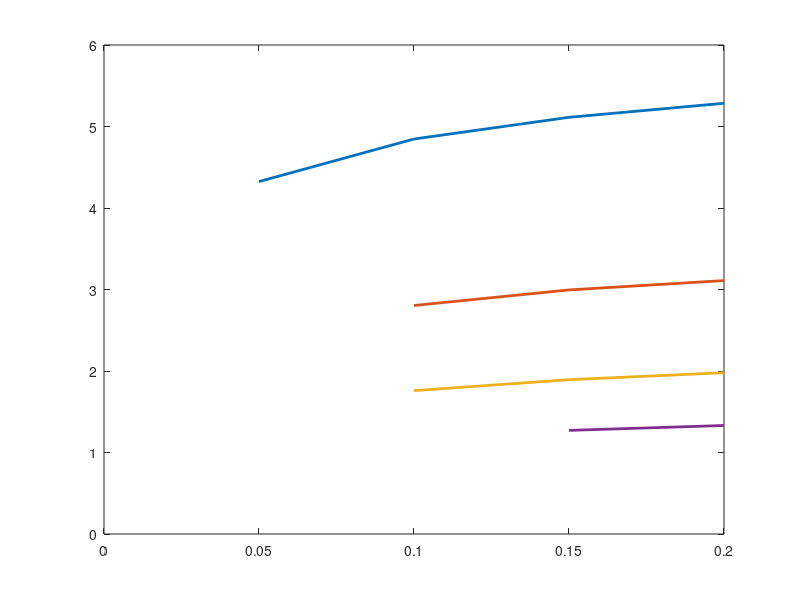

Recreate this plot in MATLAB.
%% RAHUL GOYAL LAB5
% ME 328 Fall 2018 - Lab Assignment #5
%
% *Author:* RAHUL GOYAL
%
% California Polytechnic State University, San Luis Obispo, CA
%
% *Date Created:* December 04, 2018
%
% *Date Modified:* December 11, 2018
%
% *Description:*
% The critical section for fatigue failure on a shaft has been determined
% to be the location of the notch radius. To aid in the design of the shaft
% generate curves showing the effect on the factor of safety of varying the
% diameter of the stepped down portion, d, and the radius of the notch, r.



%% Reset
close all;
clear all;
clc;



%% Constants / Given Values

D_d = [1.25, 1.5, 1.75, 2.0, 2.25, 2.5];
r_d = [0.05, 0.10, 0.15, 0.20];



%% Input Parameters

D = 3;                          %
L = 5;                          %
a = 10;                         % 
P_a = 0.75;                     % (kips)
P_m = 1.5;                      % (kips)

S_ut = 210;                     % Strength, ultimate (ksi)
S_y  = 180;                     % Strength, yield (ksi)

% k_a = 1.34*S_ut^-0.085;         % Surface Factor (ground)
k_a = 2.70*S_ut^-0.265;         % Surface Factor (machined)



%% Analysis

% Create factor of safety matrix
FOS = zeros(length(D_d), length(r_d));

S_ep = S_ut / 2;                % Endurance Limit Prime
if S_ep > 100
    S_ep = 100;
end

k_c = 1;                        % Loading Factor
k_d = 1;                        % Temperature Factor
k_e = 1;                        % Reliability Factor

for i = 1:length(D_d)
    d = D / D_d(i);
    
    % Size Factor (k_b)
    if (0.11 <= d) && (d <= 2)
        k_b = (d/0.3)^-0.107;
    elseif (0.2 < d) && (d <= 10)
        k_b = 0.91*d^-0.157;
    else
        k_b = 0;
        disp("Stepped-down diameter out of range for k_b calculation!");
        disp("The stepped-down diameter is: " + d);
    end
    
    % Enduance Limit
    S_e = S_ep * k_a * k_b * k_c * k_d * k_e;
    
    % Alternating Stress
    % Stress from Bending (M * c / I)
    sigma_a = (P_a*L) * (d/2) / (pi/4*(d/2)^4);
    % Stress from Torsion (T * r / J)
    tau_a = (P_a*a) * (d/2) / (pi/2*(d/2)^4);
    % Alternating Stress Prime
    % Changes with notch radius, calculated below.

    % Mean Stress
    % Stress from Bending (M * c / I)
    sigma_m = (P_m*L) * (d/2) / (pi/4*(d/2)^4);
    % Stress from Torsion (T * r / J)
    tau_m = (P_m*a) * (d/2) / (pi/2*(d/2)^4);
    % Mean Stress Prime
    sigma_mp = sqrt(sigma_m^2 + 3*tau_m^2);
    
    % Miscellaneous Factors (k_f)
    h = (D - d) / 2;
    for j = 1:length(r_d)
        r = r_d(j) * d;
        
        % Stress Concentration Factor
        % https://www.amesweb.info/
        % StressConcentrationFactor/SteppedShaftWithShoulderFillet.aspx
        
        % Bending
        if (0.1 <= h/r) && (h/r <= 2.0)
            C_1 =  0.947 + 1.206*sqrt(h/r) - 0.131*h/r;
            C_2 =  0.022 - 3.405*sqrt(h/r) + 0.915*h/r;
            C_3 =  0.869 + 1.777*sqrt(h/r) - 0.555*h/r;
            C_4 = -0.810 + 0.422*sqrt(h/r) - 0.260*h/r;
            k_t = C_1 + C_2*(2*h/D) + C_3*(2*h/D)^2 + C_4*(2*h/D)^3;
        elseif (2.0 < h/r) && (h/r <= 20.0)
            C_1 =  1.232 + 0.832*sqrt(h/r) - 0.008*h/r;
            C_2 = -3.813 + 0.968*sqrt(h/r) - 0.260*h/r;
            C_3 =  7.423 - 4.868*sqrt(h/r) + 0.869*h/r;
            C_4 = -3.839 + 3.070*sqrt(h/r) - 0.600*h/r;
            k_t = C_1 + C_2*(2*h/D) + C_3*(2*h/D)^2 + C_4*(2*h/D)^3;            
        else
            k_t = 0;            
            disp("h/r ratio out of range for k_t calculation!");
            disp("The h/r ratio is: " + h/r);
        end
        
        % Torsion
        if (0.25 <= h/r) && (h/r <= 4.0)
            C_1 =  0.905 + 0.783*sqrt(h/r) - 0.075*h/r;
            C_2 = -0.437 - 1.969*sqrt(h/r) + 0.553*h/r;
            C_3 =  1.557 + 1.073*sqrt(h/r) - 0.578*h/r;
            C_4 = -1.061 + 0.171*sqrt(h/r) + 0.086*h/r;
            k_ts = C_1 + C_2*(2*h/D) + C_3*(2*h/D)^2 + C_4*(2*h/D)^3;
%         elseif h/r > 4.0
%             C_1 =  0.905 + 0.783*sqrt(h/r) - 0.075*h/r;
%             C_2 = -0.437 - 1.969*sqrt(h/r) + 0.553*h/r;
%             C_3 =  1.557 + 1.073*sqrt(h/r) - 0.578*h/r;
%             C_4 = -1.061 + 0.171*sqrt(h/r) + 0.086*h/r;
%             k_ts = C_1 + C_2*(2*h/D) + C_3*(2*h/D)^2 + C_4*(2*h/D)^3;
        else
            k_ts = 0;            
            disp("h/r ratio out of range for k_ts calculation!");
            disp("The h/r ratio is: " + h/r);
        end
        
        % Notch Sensitivity
        % Bending
        sqrt_a = 0.246 - 3.08E-3*S_ut + 1.51E-5*S_ut^2 - 2.67E-8*S_ut^3;
        q = 1 / (1 + sqrt_a/sqrt(r));
        if k_t
            k_f = q*(k_t - 1) + 1;
        else
            k_f = 0;
        end
        % Torsion
        sqrt_as = 0.190 - 2.51E-3*S_ut + 1.35E-5*S_ut^2 - 2.67E-8*S_ut^3;
        qs = 1 / (1 + sqrt_as/sqrt(r));
        if k_ts
            k_fs = qs*(k_ts - 1) + 1;
        else
            k_fs = 0;
        end
        
        % Alternating Stress Prime
        sigma_ap = sqrt((k_f*sigma_a)^2 + 3*(k_fs*tau_a)^2);
        
        % Factor of Safety (Modified Goodman)
        if k_b && k_f && k_fs
            FOS_MG = (sigma_ap/S_e + sigma_mp/S_ut)^-1;
        else
            FOS_MG = 0;
        end
        
        % Factor of Safety (Langer Static Yield)
        FOS_LSY = S_y / (sigma_ap + sigma_mp);
        
        % Factor of Safety
        FOS(i, j) = min(FOS_MG, FOS_LSY);
        if ~FOS(i, j)
            FOS(i, j) = NaN;
        end
        
    end
end

% Plot
plot(r_d, FOS, 'LineWidth', 2);